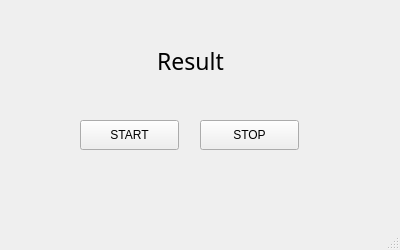
<?xml version="1.0" encoding="UTF-8"?>
<ui version="4.0">
 <class>MainWindow</class>
 <widget class="QMainWindow" name="MainWindow">
  <property name="geometry">
   <rect>
    <x>0</x>
    <y>0</y>
    <width>400</width>
    <height>250</height>
   </rect>
  </property>
  <property name="windowTitle">
   <string>DesignWindow</string>
  </property>
  <widget class="QWidget" name="centralwidget">
   <widget class="QPushButton" name="btnStart">
    <property name="geometry">
     <rect>
      <x>80</x>
      <y>120</y>
      <width>99</width>
      <height>30</height>
     </rect>
    </property>
    <property name="text">
     <string>START</string>
    </property>
   </widget>
   <widget class="QPushButton" name="btnStop">
    <property name="geometry">
     <rect>
      <x>200</x>
      <y>120</y>
      <width>99</width>
      <height>30</height>
     </rect>
    </property>
    <property name="text">
     <string>STOP</string>
    </property>
   </widget>
   <widget class="QLabel" name="lblResult">
    <property name="geometry">
     <rect>
      <x>60</x>
      <y>50</y>
      <width>261</width>
      <height>22</height>
     </rect>
    </property>
    <property name="font">
     <font>
      <family>나눔고딕</family>
      <pointsize>17</pointsize>
     </font>
    </property>
    <property name="text">
     <string>Result</string>
    </property>
    <property name="alignment">
     <set>Qt::AlignCenter</set>
    </property>
   </widget>
  </widget>
  <widget class="QMenuBar" name="menubar">
   <property name="geometry">
    <rect>
     <x>0</x>
     <y>0</y>
     <width>400</width>
     <height>28</height>
    </rect>
   </property>
  </widget>
  <widget class="QStatusBar" name="statusbar"/>
 </widget>
 <resources/>
 <connections/>
</ui>
